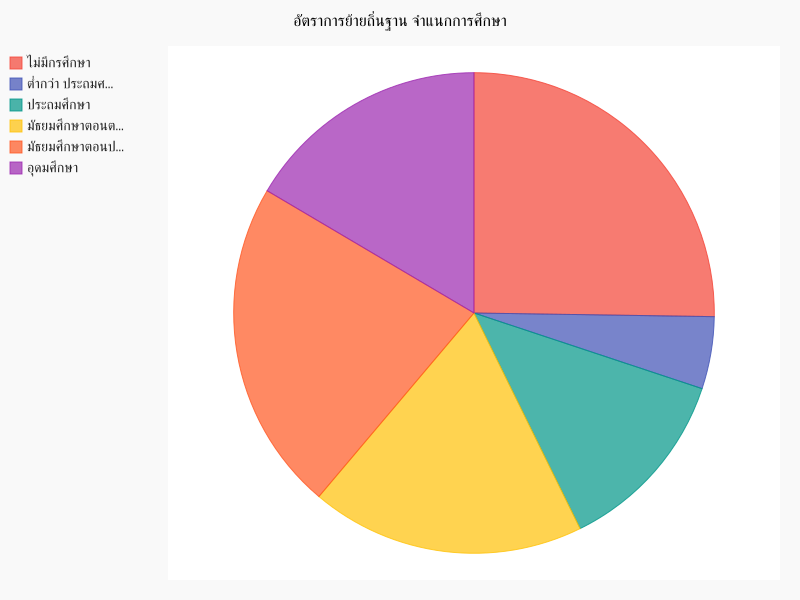

Source code (Python):
""" PSIT PROJECT
Subject : Migration of population
made by :
          1. นายกิตติบุญ สัตบุษ    59070016
          2. นายจิรายุส  ไพรวรรณ 59070026
          3. นายธนวรรษ ประดับราช 59070069
          4. นายนาวิน   พูลสวัสดิ์  59070088"""
import os
import uuid
import pygal
from pygal import *
def function1():
    """Get the information to plot a graph Migration Rates by Region"""
    pie_chart = Pie()
    pie_chart.title = "อัตราการย้ายถิ่นฐาน จำแนกการศึกษา"
    pie_chart.add("ไม่มีกรศึกษา",2.6)
    pie_chart.add("ต่ำกว่า ประถมศึกษา",0.5)
    pie_chart.add("ประถมศึกษา",1.3)
    pie_chart.add("มัธยมศึกษาตอนต้น",1.9)
    pie_chart.add("มัธยมศึกษาตอนปลาย",2.3)
    pie_chart.add("อุดมศึกษา",1.7)
    pie_chart.render_to_file("Migration Rates by Region4.svg")
function1()
